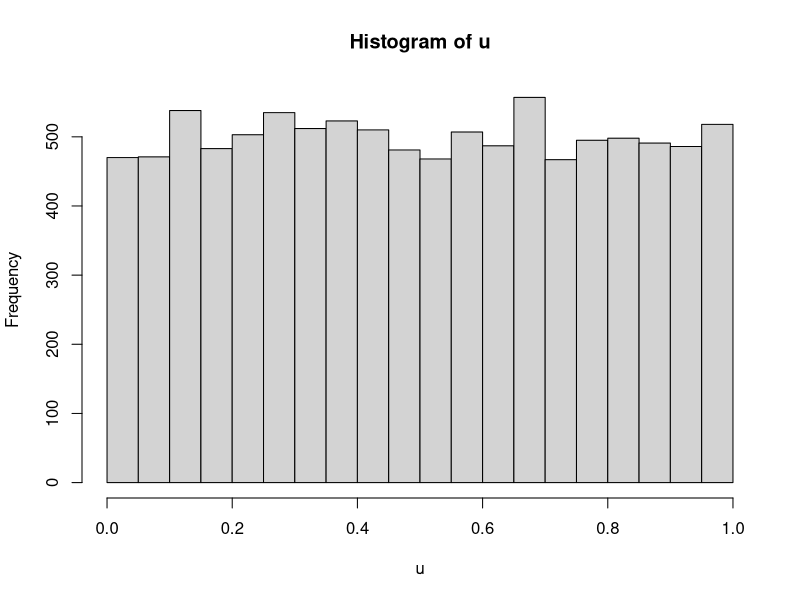
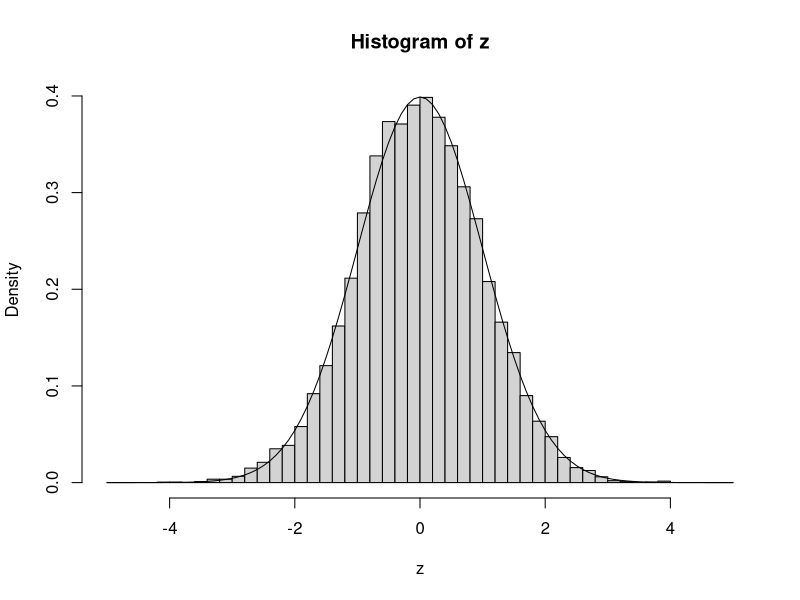
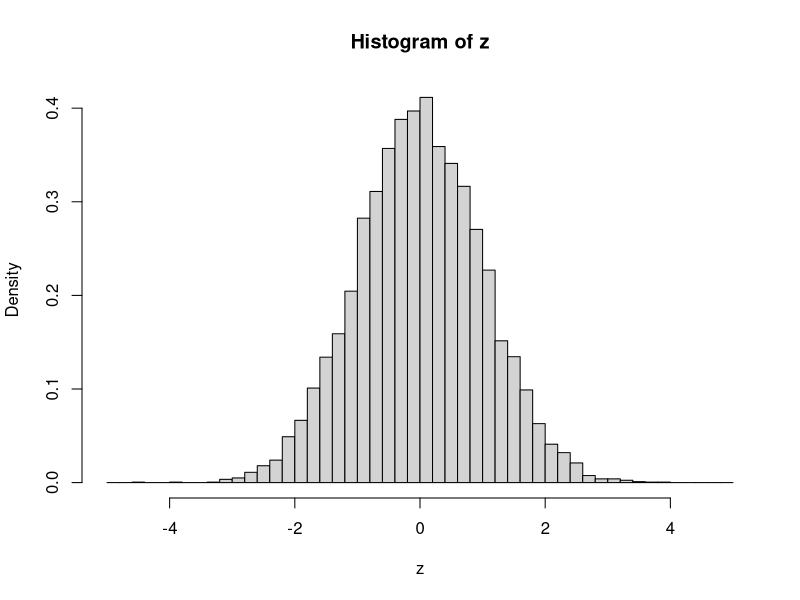
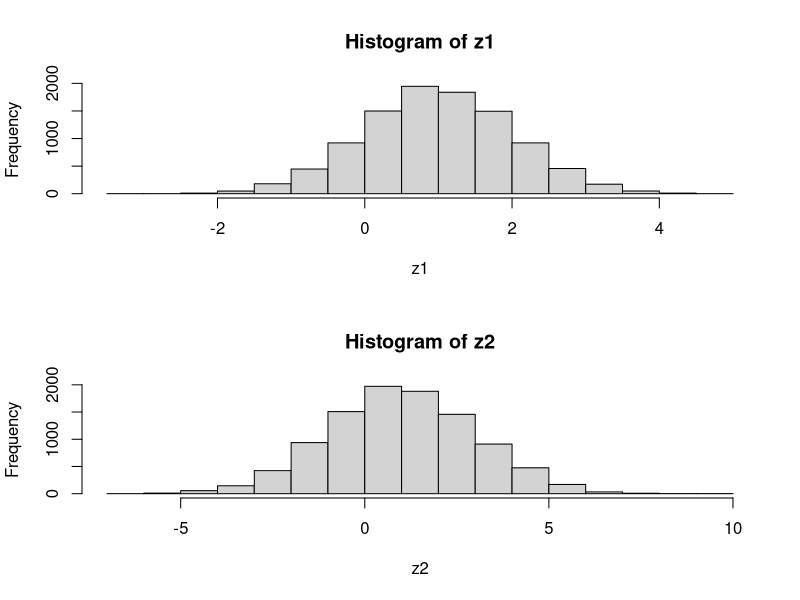
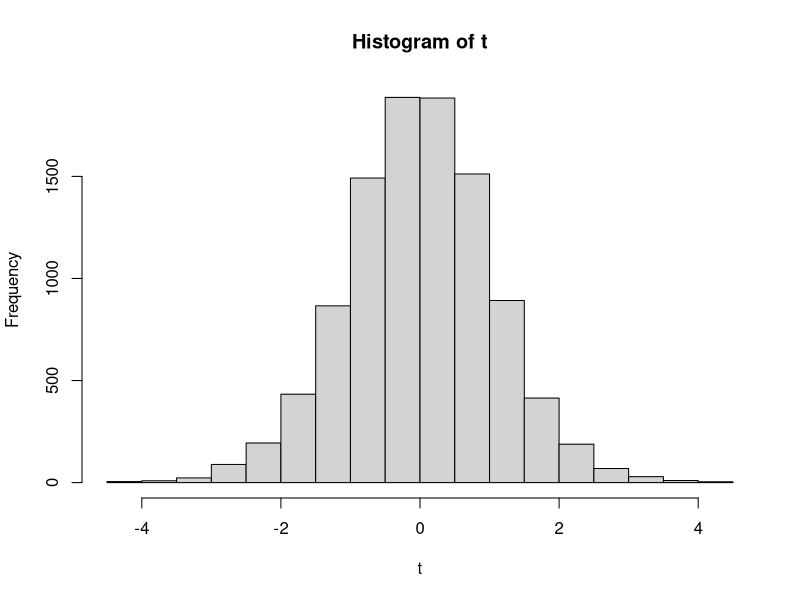

The R source for these figures, in order:
## ---- chunk 1
rm(list=ls()) # Remove almost everything in the memor
set.seed(100) # To always get the same random numbers on each run (makes results reproducible)
## ---- chunk 2
u   = runif(10000)
hist(u)
## ---- chunk 3
z   = rnorm(10000)  # draws 10,000 standard normally distributed random numbers
hist(z, breaks = seq(-5,5,0.2), freq = F)
phi = function(x) exp(-x^2/2)/sqrt(2*pi)  # density function of standard normal
x   = seq(-5,5,0.1)
lines(x,phi(x))
## ---- chunk 4
N   = 10000
z   = qnorm(runif(N))
hist(z, breaks = seq(-5,5,0.2), freq = F)
## ---- chunk 5
z1   = rnorm(10000, mean=1, sd=1)
z2   = rnorm(10000, mean=1, sd=2)

par(mfrow = c(2, 1))        # Set up plotting in 3rows and 2 columns, plotting along rows first.
  
hist(z1)     
hist(z2)
## ---- chunk 6
par(mfrow = c(1, 1))
t   = rt(10000,20)
hist(t)
